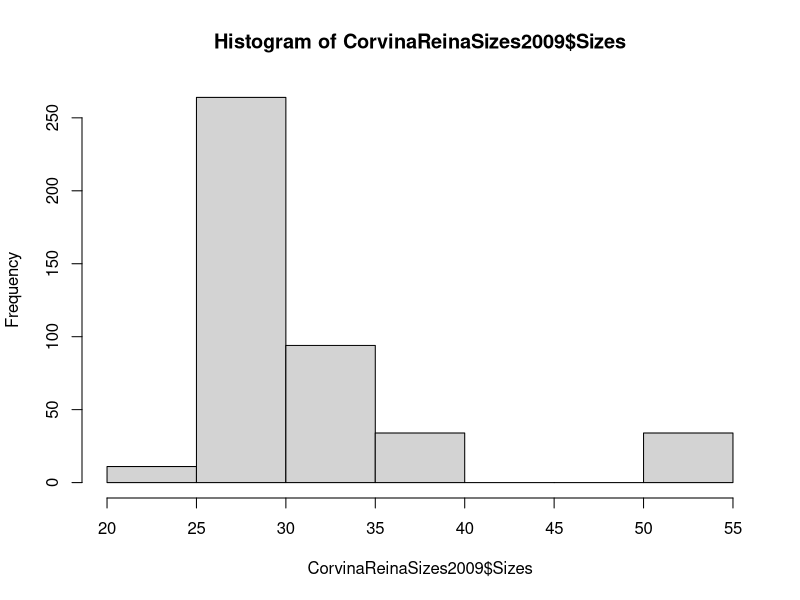
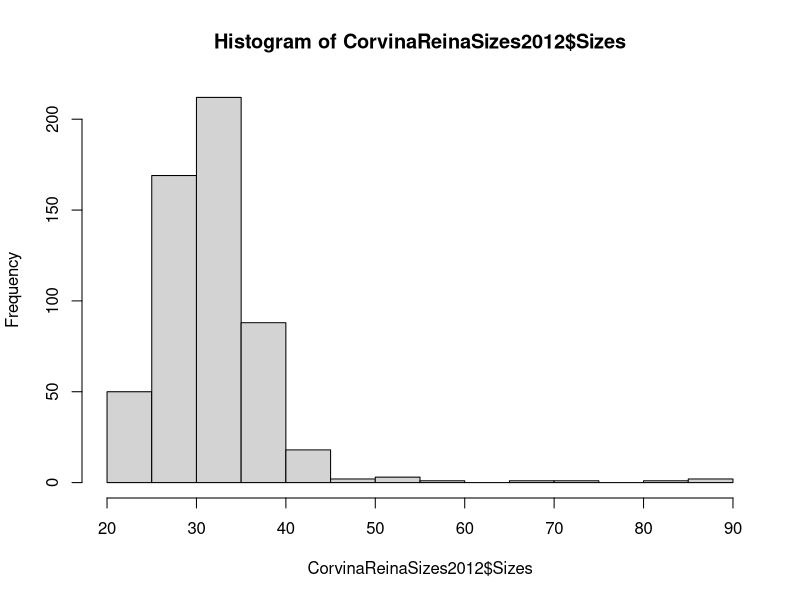
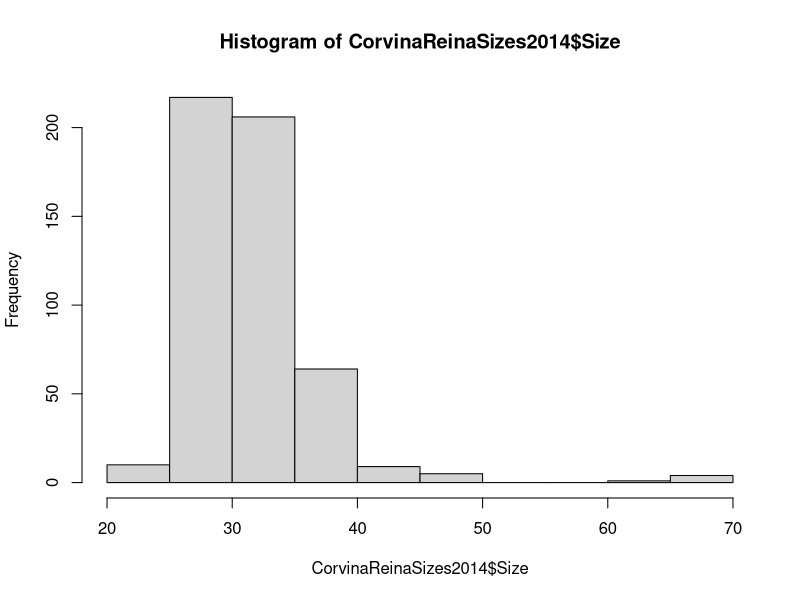

Write the R code that produced these figures, in order.
#Wagner Quiros.
#CorvinaReina histogram. (The legal mesh size is 3")
#Year After closure 2009. Mesh size 2.5". Illegal. n=437
CorvinaReinaSizes2009 <- read.csv("data/CorvinaReinaSizes2009.csv")
View(CorvinaReinaSizes2009)
hist(CorvinaReinaSizes2009$Sizes)


############################################
#CorvinaReina histogram
#Year After closure 2012. Mesh size 2.5" . Illegal.n=548
CorvinaReinaSizes2012 <- read.csv('./data/CorvinaReinaSizes2012.csv')
View(CorvinaReinaSizes2012)
hist(CorvinaReinaSizes2012$Sizes)


#############################################
#CorvinaReina histogram
#Year After closure 2014. Mesh size 2.5", 3" and 3.5". Illegal.n=516.
CorvinaReinaSizes2014 <- read.csv("data/CorvinaReinaSizes2014.csv")
View(CorvinaReinaSizes2014)
hist(CorvinaReinaSizes2014$Size)


#############################################

